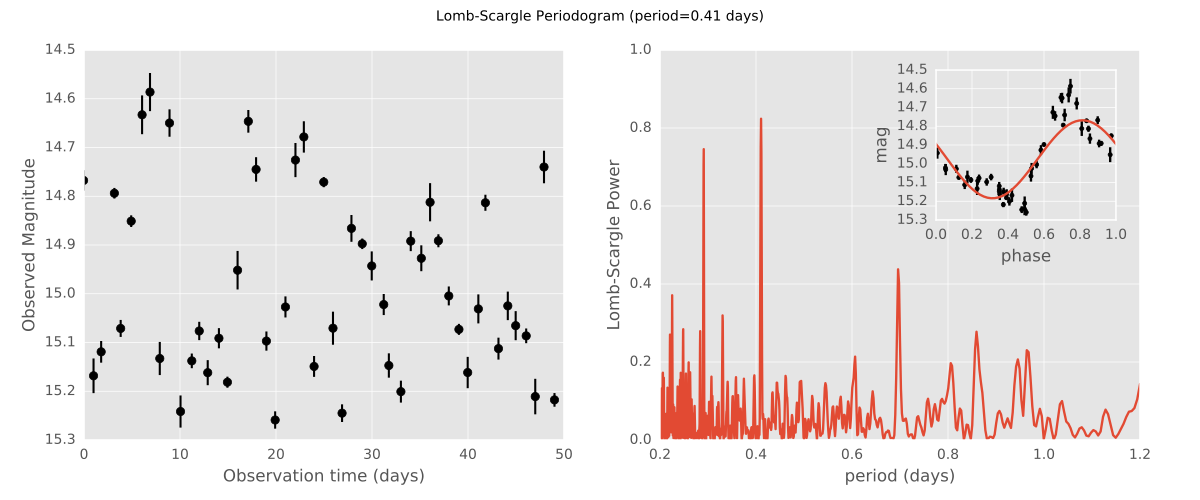

Source code (Python):
import numpy as np
import matplotlib.pyplot as plt
plt.style.use('ggplot')

from astropy.stats import LombScargle


def simulated_data(N, rseed=2, period=0.41, phase=0.0):
    """Simulate data based from a pre-computed empirical fit"""

    # coefficients from a 5-term Fourier fit to SDSS object 1019544
    coeffs = [-0.0191, 0.1375, -0.1968, 0.0959, 0.075,
              -0.0686, 0.0307, -0.0045, -0.0421, 0.0216, 0.0041]

    rand = np.random.RandomState(rseed)
    t = phase + np.arange(N, dtype=float)
    t += 0.1 * rand.randn(N)
    dmag = 0.01 + 0.03 * rand.rand(N)

    omega = 2 * np.pi / period
    n = np.arange(1 + len(coeffs) // 2)[:, None]

    mag = (15 + dmag * rand.randn(N)
           + np.dot(coeffs[::2], np.cos(n * omega * t)) +
           + np.dot(coeffs[1::2], np.sin(n[1:] * omega * t)))

    return t, mag, dmag


# generate data and compute the periodogram
t, mag, dmag = simulated_data(50)
freq, PLS = LombScargle(t, mag, dmag).autopower(minimum_frequency=1 / 1.2,
                                                maximum_frequency=1 / 0.2)
best_freq = freq[np.argmax(PLS)]
phase = (t * best_freq) % 1

# compute the best-fit model
phase_fit = np.linspace(0, 1)
mag_fit = LombScargle(t, mag, dmag).model(t=phase_fit / best_freq,
                                          frequency=best_freq)

# set up the figure & axes for plotting
fig, ax = plt.subplots(1, 2, figsize=(12, 5))
fig.suptitle('Lomb-Scargle Periodogram (period=0.41 days)')
fig.subplots_adjust(bottom=0.12, left=0.07, right=0.95)
inset = fig.add_axes([0.78, 0.56, 0.15, 0.3])

# plot the raw data
ax[0].errorbar(t, mag, dmag, fmt='ok', elinewidth=1.5, capsize=0)
ax[0].invert_yaxis()
ax[0].set(xlim=(0, 50),
          xlabel='Observation time (days)',
          ylabel='Observed Magnitude')

# plot the periodogram
ax[1].plot(1. / freq, PLS)
ax[1].set(xlabel='period (days)',
          ylabel='Lomb-Scargle Power',
          xlim=(0.2, 1.2),
          ylim=(0, 1));

# plot the phased data & model in the inset
inset.errorbar(phase, mag, dmag, fmt='.k', capsize=0)
inset.plot(phase_fit, mag_fit)
inset.invert_yaxis()
inset.set_xlabel('phase')
inset.set_ylabel('mag')
